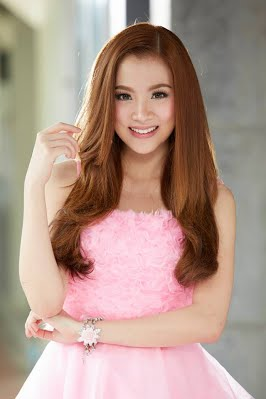
#> input picture ML/Computer Vision/Test1.jpg, 266 x 399 px
$ jupyter execute Week8-4.ipynb
#> lines starting #> are read from the running program, lines starting #| are printed output that depends on the picture; after the words box and inside, x2 and y2 are one past the last pixel; in counts of white or black regions, pixels touching at a corner belong together
[cell 1]
import numpy as np
import cv2

[cell 2]
face_cascade = cv2.CascadeClassifier(cv2.data.haarcascades + 'haarcascade_frontalface_default.xml')
eye_cascade = cv2.CascadeClassifier(cv2.data.haarcascades + 'haarcascade_eye.xml')

[cell 3]
img = cv2.imread('Computer Vision/Test1.jpg')
#> img is the input picture: shape (399, 266, 3); mean B, G, R 140.5, 151.8, 176.9
gray = cv2.cvtColor(img, cv2.COLOR_BGR2GRAY)
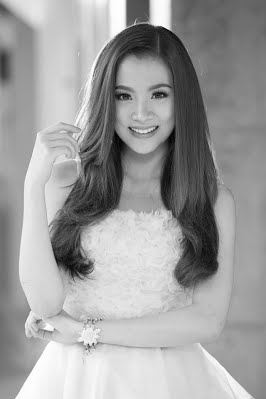
#> gray: shape (399, 266); min 3, max 255, mean 158.1

[cell 4]
faces = face_cascade.detectMultiScale(gray, 1.3, 5)
#> faces = [[101, 65, 85, 85]]

[cell 5]
len(faces)
#> Out = 1

[cell 6]
for (x, y, w, h) in faces:
    img = cv2.rectangle(img, (x, y), (x+w, y+h), (255, 0, 0), 2)
    roi_gray = gray[y:y+h, x:x+w]  # Region of Interest thing
    roi_color = img[y:y+h, x:x+w]
    eyes = eye_cascade.detectMultiScale(roi_gray)
    for (ex, ey, ew, eh) in eyes:
        cv2.rectangle(roi_color, (ex, ey), (ex+ew, ey+eh), (0, 255, 0), 2)
#> this loop made 1 pass
#> (x, y, w, h, eyes) on pass 1: (101, 65, 85, 85, [[45, 19, 24, 24], [11, 19, 24, 24]])
#> pass 1, `img = cv2.rectangle(img, (x, y), (x+w, y+h), (255, 0, 0), 2)`:
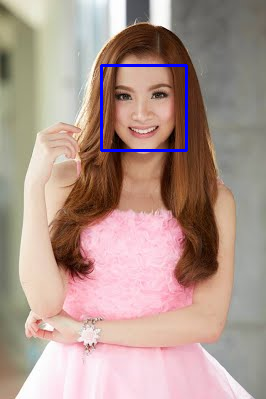
#> img: shape (399, 266, 3); 0.96% of pixels changed, all inside (x1, y1, x2, y2) = (100, 64, 188, 152)
#> pass 1, `roi_gray = gray[y:y+h, x:x+w]`:
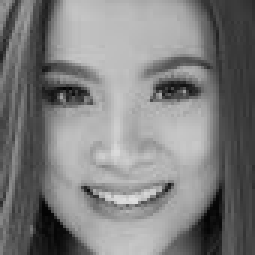
#> roi_gray: shape (85, 85) (shown 3 times larger); min 3, max 224, mean 126.1
#> pass 1, `roi_color = img[y:y+h, x:x+w]`:
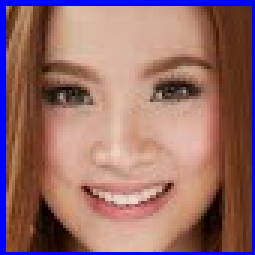
#> roi_color: shape (85, 85, 3) (shown 3 times larger); mean B, G, R 107.4, 108.8, 150.7
#> after the loop:
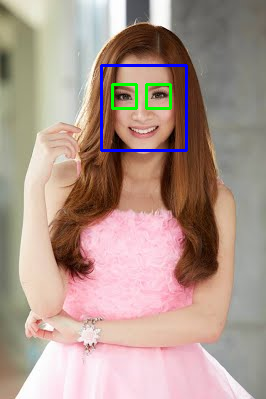
#> img: shape (399, 266, 3); 0.54% of pixels changed, all inside (x1, y1, x2, y2) = (111, 83, 172, 110)
#> after the loop:
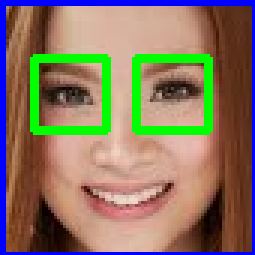
#> roi_color: shape (85, 85, 3) (shown 3 times larger); 7.86% of pixels changed, all inside (x1, y1, x2, y2) = (10, 18, 71, 45)

$ run again, with ML/Computer Vision/people.jpg copied over ML/Computer Vision/Test1.jpg
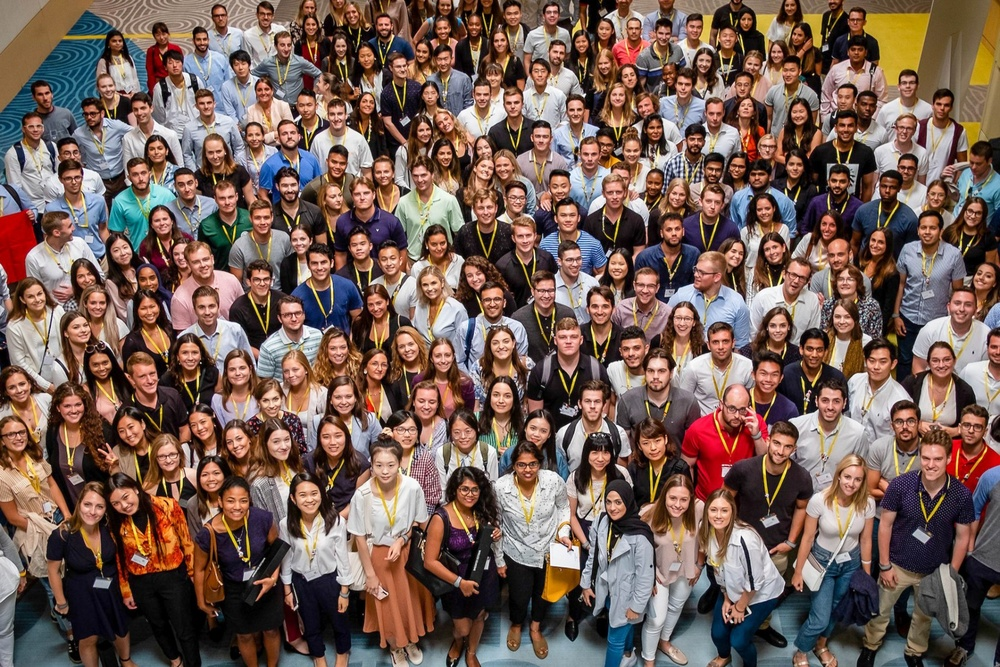
#> input picture ML/Computer Vision/people.jpg, 1000 x 667 px, shrunk from 1800 x 1200 before the run
#> img is the input picture: shape (667, 1000, 3); mean B, G, R 85.7, 94.7, 117.6
#> `gray = cv2.cvtColor(img, cv2.COLOR_BGR2GRAY)`:
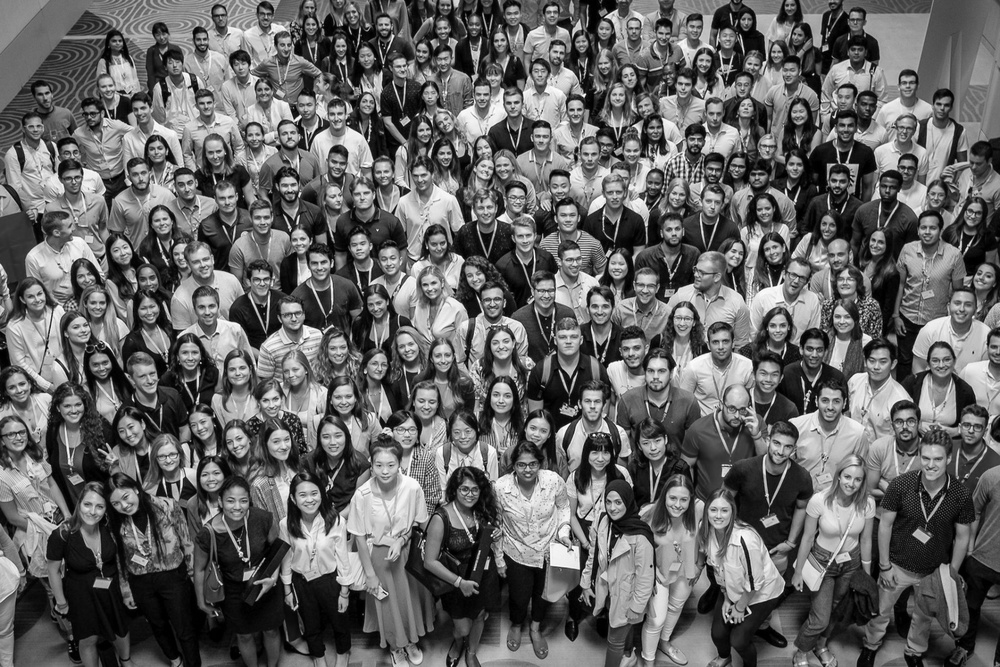
#> gray: shape (667, 1000); min 0, max 255, mean 100.6
#> faces = 52 rows, first 6: [730, 74, 26, 26], [214, 188, 26, 26], [700, 192, 26, 26], [556, 205, 26, 26], [915, 217, 27, 27], [661, 219, 25, 25]
#> Out = 52
#> the loop `for (x, y, w, h) in faces:` made 52 passes
#> after the loop `for (x, y, w, h) in faces:`:
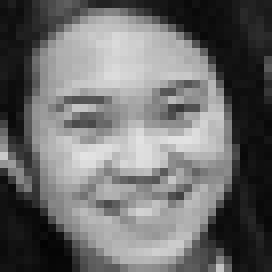
#> roi_gray: shape (34, 34) (shown 8 times larger); min 3, max 227, mean 108.7
